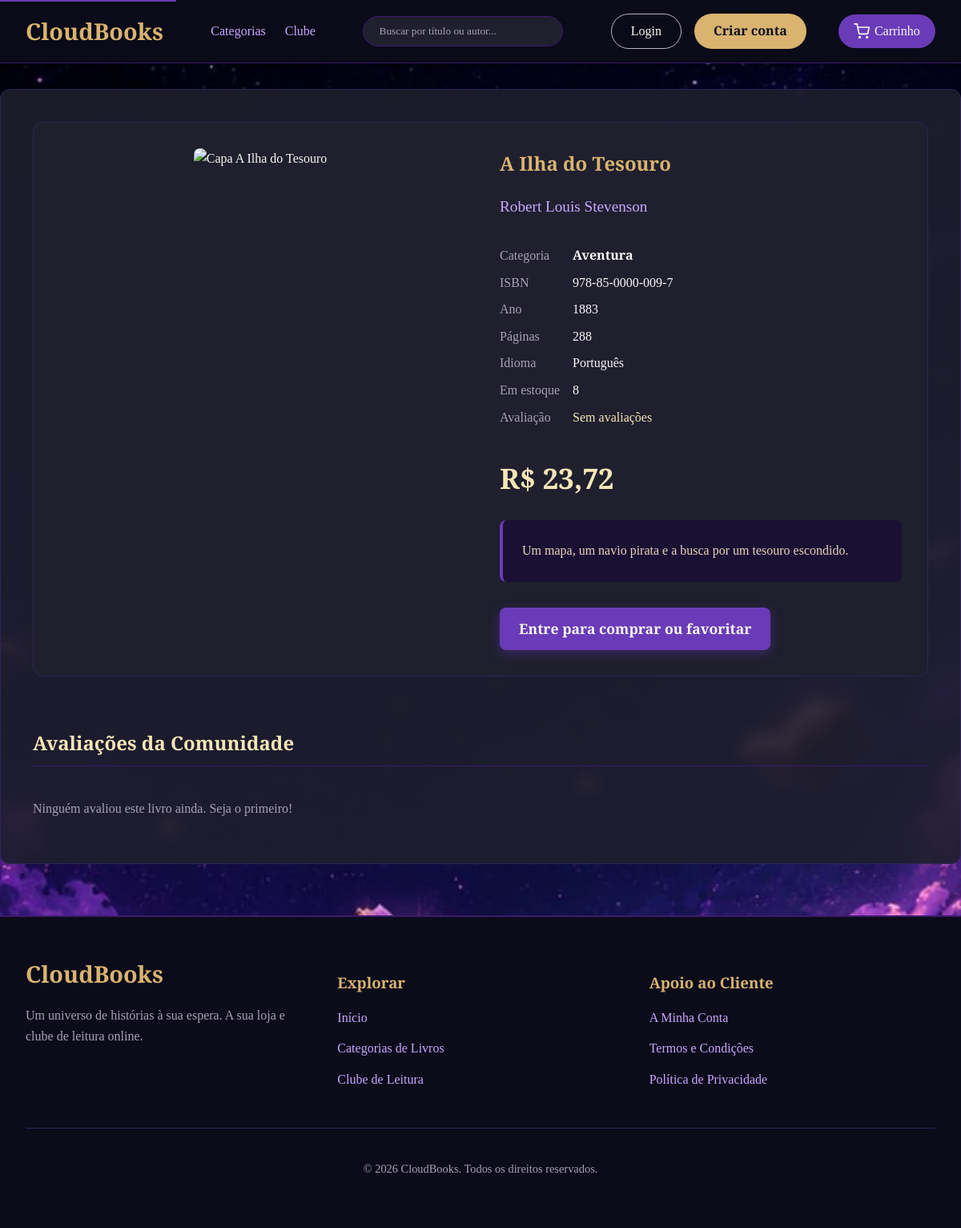
Page /livro/9/ on the earlier database version.
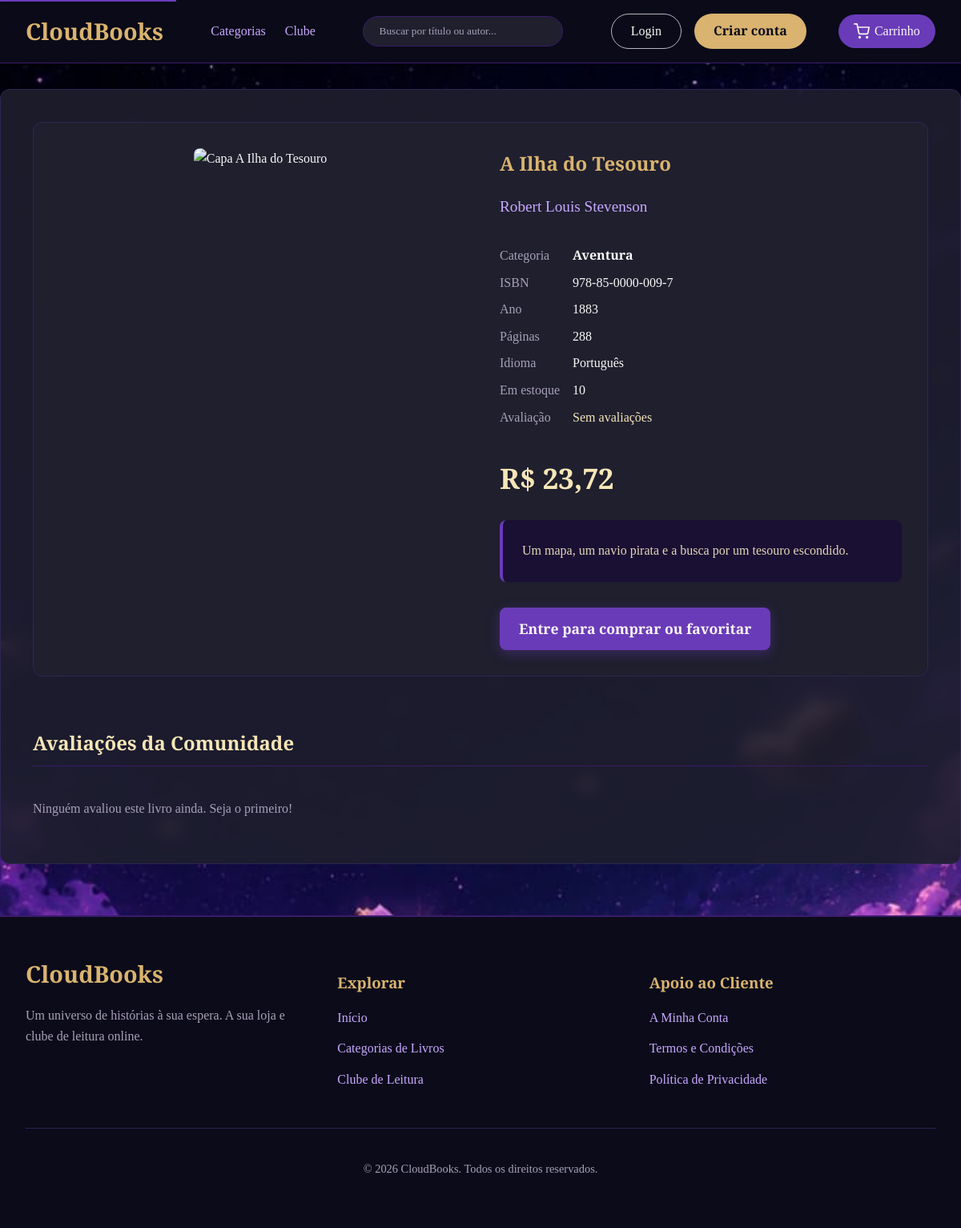
Same page on the later database version.
### loja/models.py (models this page shows, shortened)
class Livro(models.Model):
    titulo = models.CharField(max_length=200)
    autor = models.CharField(max_length=150)
    categoria = models.ForeignKey(
        Categoria, on_delete=models.PROTECT, related_name="livros"
    )
    isbn = models.CharField("ISBN", max_length=17, unique=True)
    ano_publicacao = models.PositiveIntegerField("ano de publicação")
    num_paginas = models.PositiveIntegerField("número de páginas")
    idioma = models.CharField(max_length=40, default="Português")
    descricao = models.TextField("descrição ou sinopse")
    preco = models.DecimalField(max_digits=8, decimal_places=2)
    estoque = models.PositiveIntegerField("quantidade em estoque", default=0)
    capa = models.ImageField("capa", upload_to="capas/", blank=True, null=True)
    criado_em = models.DateTimeField(auto_now_add=True)
    class Meta:
        ordering = ["-criado_em"]
    @property
    def preco_final(self):
        promocao = self.promocoes.filter(ativa=True).order_by("-percentual").first()
        if promocao is None:
            return self.preco
        return (self.preco * (100 - promocao.percentual) / 100).quantize(
            Decimal("0.01")
        )

class Categoria(models.Model):
    nome = models.CharField(max_length=80, unique=True)
    class Meta:
        ordering = ["nome"]
        verbose_name_plural = "categorias"
    def __str__(self):
        return self.nome

class Promocao(models.Model):
    livro = models.ForeignKey(Livro, on_delete=models.CASCADE, related_name="promocoes")
    percentual = models.PositiveSmallIntegerField(
        "desconto (%)", validators=[MinValueValidator(1), MaxValueValidator(90)]
    )
    ativa = models.BooleanField(default=True)

### loja/views.py (the view)
# urls.py: path("livro/<int:pk>/", views.livro_detalhe, name="livro"),
def livro_detalhe(request, pk):
    livro = get_object_or_404(Livro, pk=pk)
    avaliacoes = livro.posts.select_related("usuario")
    contexto = {
        "livro": livro,
        "avaliacoes": avaliacoes,
        "media_avaliacao": avaliacoes.aggregate(media=Avg("nota"))["media"],
        "estados": Estante.STATUS,
    }
    if request.user.is_authenticated:
        contexto["estante"] = Estante.objects.filter(usuario=request.user, livro=livro).first()
        contexto["favorito"] = Favorito.objects.filter(usuario=request.user, livro=livro).exists()
    return render(request, "livro.html", contexto)

### loja/context_processors.py (called while the page is built)
def carrinho(request):
    if request.user.is_authenticated:
        return {"qtd_carrinho": sum(request.user.itens_carrinho.values_list("quantidade", flat=True))}
    return {"qtd_carrinho": 0}

### templates/livro.html (shortened to what the changed rows need)
{% extends "home.html" %}
{% block conteudo %}
<article class="detalhe" style="display: grid; grid-template-columns: repeat(auto-fit, minmax(320px, 1fr)); gap: 3rem; background: var(--cor-paineis); padding: 2rem; border-radius: 12px; border: 1px solid var(--cor-azul-roxo);">
  <div class="info">
    <h1 style="color: var(--cor-dourado-principal); margin-top: 0;">{{ livro.titulo }}</h1>
    <p class="autor" style="font-size: 1.2rem; color: var(--cor-lilas); margin-bottom: 2rem;">{{ livro.autor }}</p>
    <dl style="display: grid; grid-template-columns: auto 1fr; gap: 0.5rem 1rem; margin-bottom: 2rem;">
      <dt style="color: var(--cor-texto-suave);">Categoria</dt><dd style="margin: 0; font-weight: 600;">{{ livro.categoria }}</dd>
      <dt style="color: var(--cor-texto-suave);">ISBN</dt><dd style="margin: 0;">{{ livro.isbn }}</dd>
      <dt style="color: var(--cor-texto-suave);">Ano</dt><dd style="margin: 0;">{{ livro.ano_publicacao }}</dd>
      <dt style="color: var(--cor-texto-suave);">Páginas</dt><dd style="margin: 0;">{{ livro.num_paginas }}</dd>
      <dt style="color: var(--cor-texto-suave);">Idioma</dt><dd style="margin: 0;">{{ livro.idioma }}</dd>
      <dt style="color: var(--cor-texto-suave);">Em estoque</dt><dd style="margin: 0;">{{ livro.estoque }}</dd>
      <dt style="color: var(--cor-texto-suave);">Avaliação</dt><dd style="margin: 0; color: var(--cor-dourado-claro);">{% if media_avaliacao %}★ {{ media_avaliacao|floatformat:1 }} / 5{% else %}Sem avaliações{% endif %}</dd>
    </dl>
    <p class="preco" style="font-size: 2.2rem; font-weight: 700; color: var(--cor-dourado-claro); margin-bottom: 1.5rem;">R$ {{ livro.preco_final }}</p>
    <div style="background: var(--cor-fundo-secundario); padding: 1.5rem; border-radius: 8px; border-left: 4px solid var(--cor-roxo-destaque); margin-bottom: 2rem;">
      <p class="sinopse" style="margin: 0; color: var(--cor-texto-secundario); line-height: 1.8;">{{ livro.descricao }}</p>
    </div>
    <div class="acoes" style="display: flex; flex-wrap: wrap; gap: 1rem; align-items: center;">
      {% if user.is_authenticated %}
      <form method="post" action="{% url 'adicionar_carrinho' livro.pk %}" style="margin: 0;">
        {% csrf_token %}
        <button type="submit" class="botao">Adicionar ao carrinho</button>
      </form>
      <form method="post" action="{% url 'alternar_favorito' livro.pk %}" style="margin: 0;">
        {% csrf_token %}
        <button type="submit" class="botao secundario" style="padding: 0.8rem;">
          {% if favorito %}❤️ Remover{% else %}🤍 Favoritar{% endif %}
        </button>
      </form>
      <form method="post" action="{% url 'salvar_estante' livro.pk %}" style="margin: 0; display: flex; gap: 0.5rem; width: 100%; margin-top: 1rem;">
        {% csrf_token %}
        <select name="status" aria-label="Minha estante" style="padding: 0.8rem; border-radius: 8px; background: var(--cor-fundo-secundario); color: var(--cor-texto-principal); border: 1px solid var(--cor-roxo-principal); flex: 1;">
          {% for codigo, nome in estados %}
          <option value="{{ codigo }}"{% if estante.status == codigo %} selected{% endif %}>{{ nome }}</option>
          {% endfor %}
          <option value="remover">Tirar da estante</option>
        </select>
        <button type="submit" class="botao secundario">Salvar</button>
      </form>
      {% else %}
      <a class="botao" href="{% url 'login' %}">Entre para comprar ou favoritar</a>
      {% endif %}
    </div>
  </div>
</article>
<section class="avaliacoes" style="margin-top: 4rem;">
  <h2 class="secao">Avaliações da Comunidade</h2>
</section>
{% endblock %}

Differences in the rows shown:
changed Livro "A Ilha do Tesouro": estoque "8" → "10"
